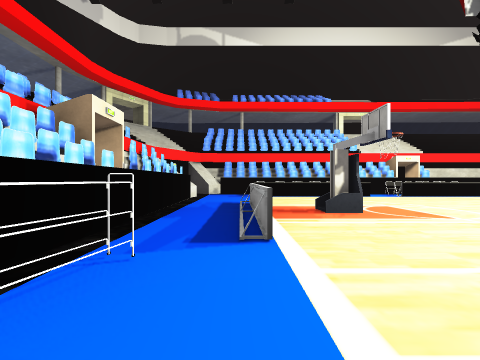
view 1 (above)

16 first-person views from a walk through a 3-D level made in the Unity game engine. The camera is 1.2 m above the floor, looks level and sees 90° across. The floor is counted in squares, 2 m on a side. Each view is taken from the middle of a square. On the plan, view 1 faces up. The plan holds only what a view shows up to about 9 squares ahead; the rest is blank. The place goes on beyond the plan. Some surface patterns are stand-ins.

view 2
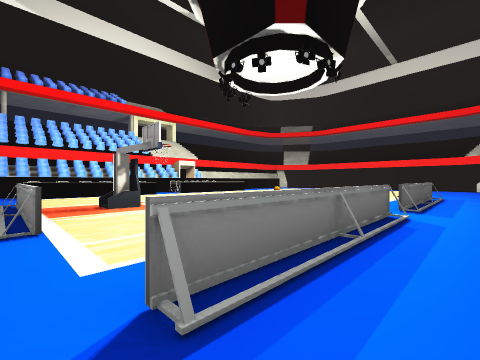

view 3
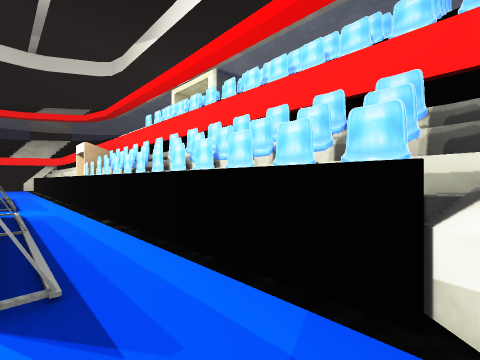

view 4
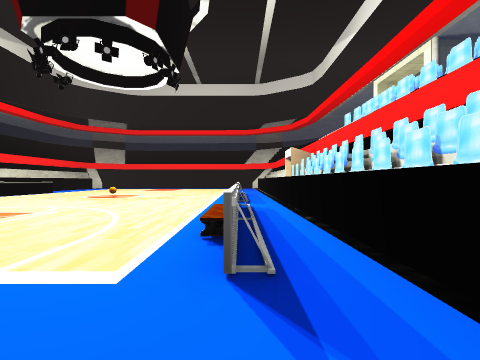

view 5
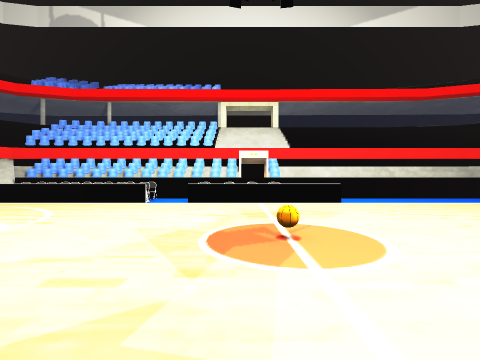

view 6
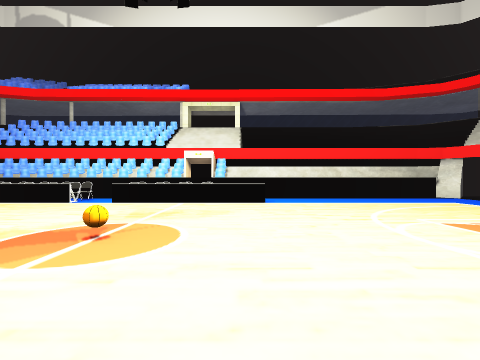

view 7
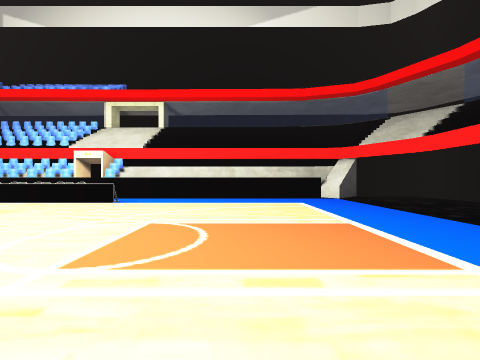

view 8
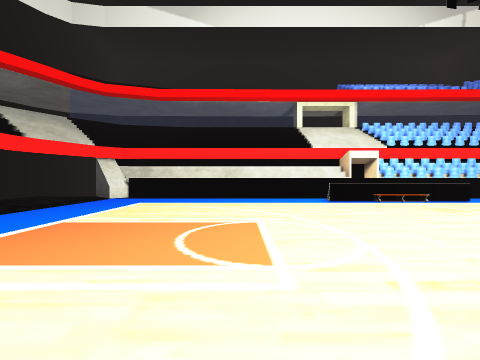

view 9
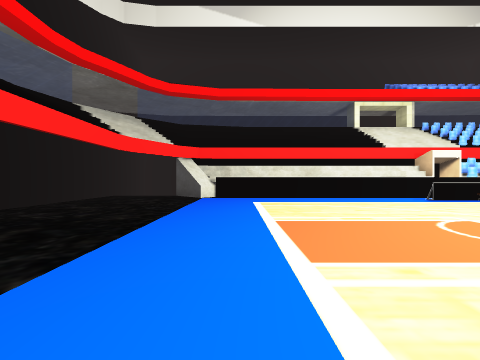

view 10
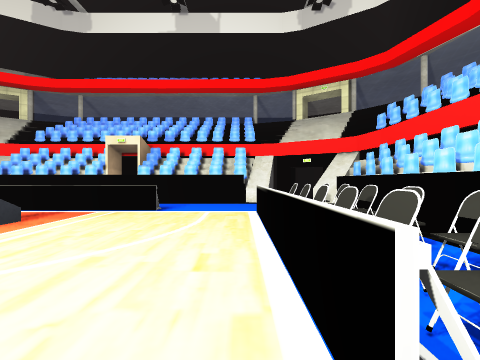

view 11
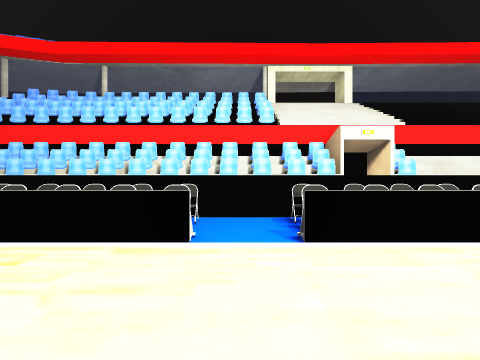

view 12
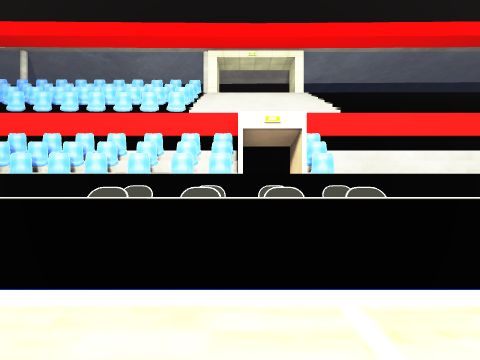

view 13
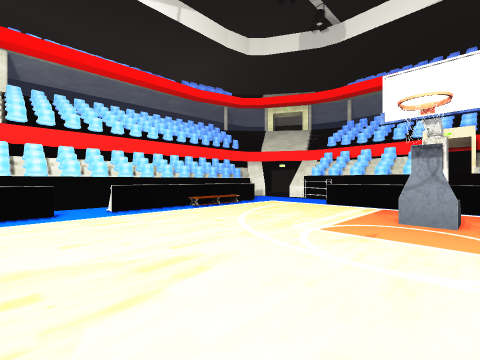

view 14
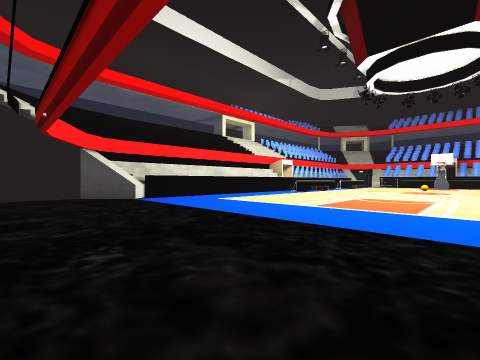

view 15
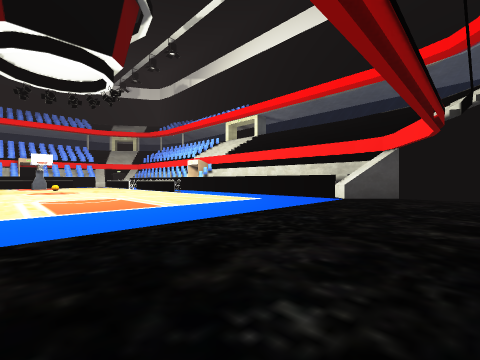

view 16
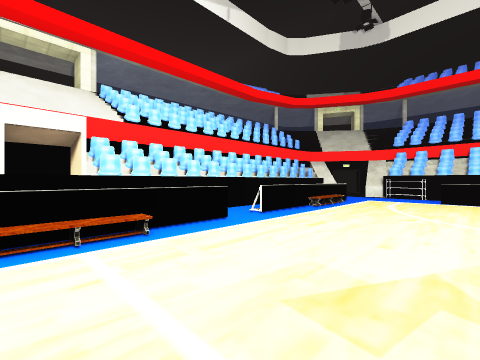

### Floor plan
Points are (right, up) in squares from view 1. A wall is a line through its corners. A room is listed if a view was taken in it or the views show most of it. See-through windows are left out.
Room 1 (views 1, 2)
walls: (8.5, -1.3) (9.5, -1.3); (8.5, -1.7) (9.5, -1.7); (8.5, -2) (9.5, -2)
low walls: (4.5, 0) (0.4, 0); (9.3, 0) (5.4, 0)
ways out: opening at (0, 0) to room 2; opening at (5, 0) to room 2; opening at (9, -1) to room 2
objects: other object (-1, -2); other object (0, -2); other object (1, -2); other object (2, -2); other object (3, -2); other object (4, -2); other object (5, -2); other object (6, -2); other object (7, -2); other object (8, -2)
Room 2 (views 3, 4, 5, 6, 7, 8, 9, 10, 11, 12, 13, 14, 15, 16)
walls: (10.5, 10.4) (8.4, 10.4); (11.1, 11) (8.5, 11); (9.5, -1.3) (15.9, -1.3); (9.5, -1.7) (15.8, -1.7); (9.5, -2) (15.9, -2); (15.8, 10.4) (11.8, 10.4); (15.8, 10.7) (8.4, 10.7); (15.8, 11) (14.3, 11); (16.2, 10.6) (15.6, 10.7); (16.3, -0.9) (17.4, -2); (15.6, -1.7) (16.1, -1.6); (17.4, 11) (16.3, 9.9); (-0.4, 10.4) (-0.9, 10.4)
low walls: (9.8, 8.3) (5.6, 8.3); (5.3, 0.1) (9.4, 0.1); (16.3, 9.9) (15.8, 10.4); (15.9, -1.3) (16.3, -0.9); (0.3, 6.4) (0.3, 2.2) (0.3, 6.4); (0.4, 0.1) (4.5, 0.1); (-1.6, 8.8) (-1.7, 8.3); (-1.7, 0.6) (-1.6, 0)
ways out: opening at (0, 0) to room 1; opening at (5, 0) to room 1; opening at (9, -1) to room 1
objects: other object (-2, 1); other object (-2, 2); other object (-2, 3); other object (-2, 4); other object (-2, 5); other object (-2, 6); other object (-2, 7); other object (-2, 8); other object (-1, 1); other object (-1, 11); other object (0, 11); other object (1, 9); other object (1, 10); other object (1, 11); other object (2, 5); other object (2, 9); other object (2, 10); other object (2, 11); other object (3, 9); other object (3, 10); other object (3, 11); other object (4, 9); other object (4, 10); other object (4, 11); other object (5, 11); other object (6, 9); other object (6, 10); other object (6, 11); other object (7, 4); other object (7, 9); other object (7, 10); other object (7, 11); other object (8, 9); other object (8, 10); other object (8, 11)

Where each view was taken, in squares from view 1:
view 1: 0 up, 0 right, facing up
view 2: 1 down, 0 right, facing up-right
view 3: 0 up, 1 left, facing down-right
view 4: 0 up, 1 left, facing right
view 5: 2 up, 7 right, facing up
view 6: 2 up, 9 right, facing up
view 7: 2 up, 13 right, facing up
view 8: 7 up, 12 right, facing down
view 9: 7 up, 15 right, facing down
view 10: 8 up, 5 right, facing left
view 11: 6 up, 5 right, facing up
view 12: 7 up, 7 right, facing up
view 13: 5 up, 6 right, facing down-left
view 14: 6 up, 19 right, facing down-left
view 15: 3 up, 19 right, facing up-left
view 16: 3 up, 8 right, facing down-left
